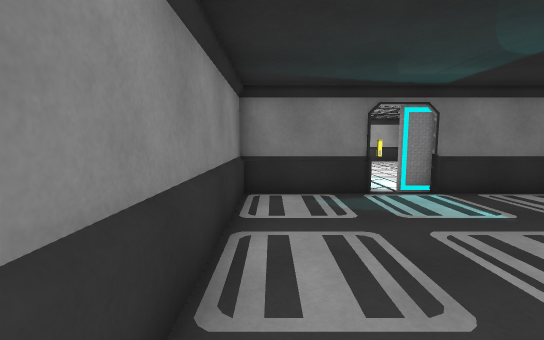
[1] (above)

12 first-person views from a walk through a 3-D level made in the Unity game engine. The camera is 1.4 m above the floor, tilts 6° down and sees 90° across. The floor is counted in squares, 1 m on a side. Each view is taken from the middle of a square. On the plan, view 1 faces up. The plan holds only what a view shows up to about 13 squares ahead; the rest is blank. The place goes on beyond the plan. The player character is not drawn.

[2]
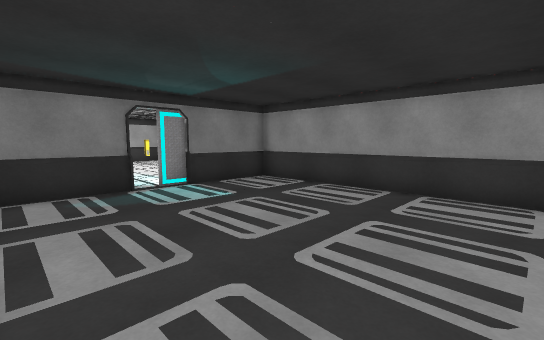

[3]
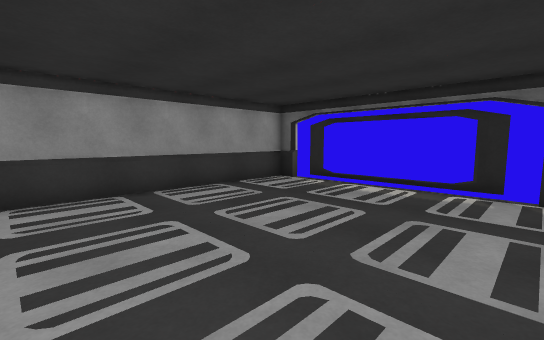

[4]
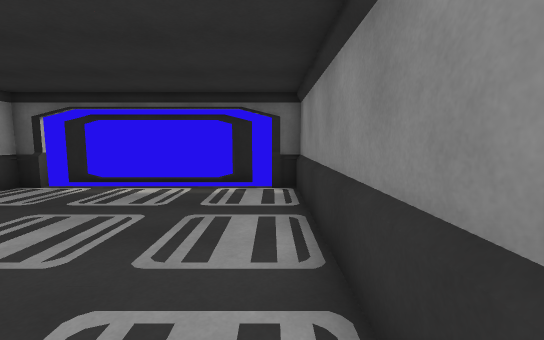

[5]
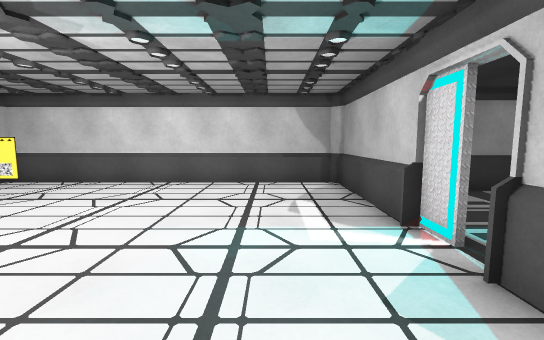

[6]
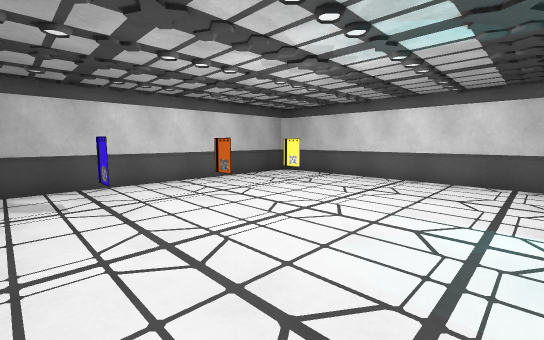

[7]
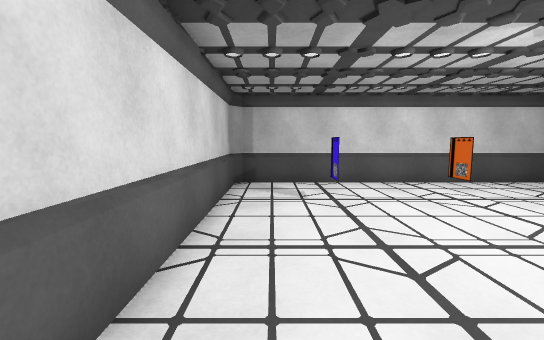

[8]
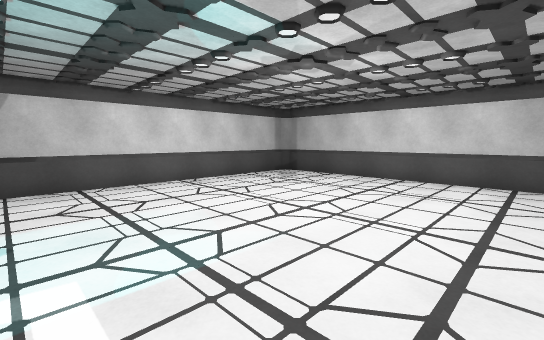

[9]
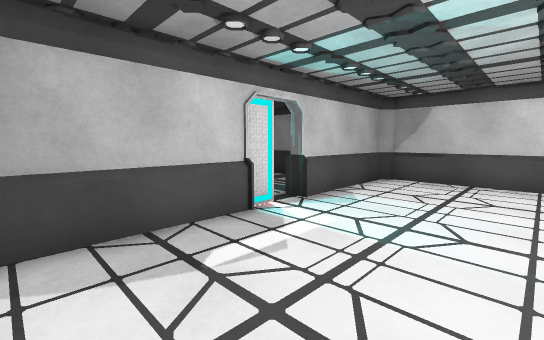

[10]
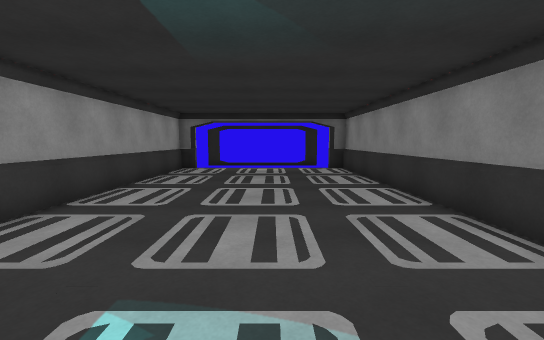

[11]
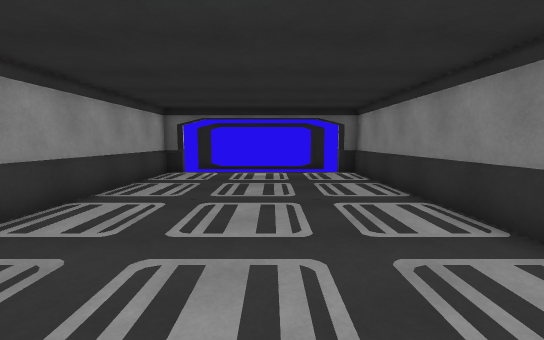

[12]
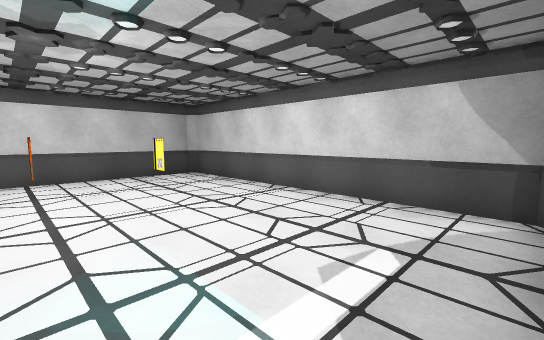

### Floor plan
Ten units are one square. View 1 is at (0, 0); x grows to the right and y downward. Boxes are objects, and circles mark ways between rooms. Rooms are numbered by the first view taken in them; rooms with no view inside come last. Other rooms are left out.
<svg viewBox="-29 -199 127 279">
<path fill="none" stroke="#000" d="M26 -71 26 -79M44 -71 44 -79M26 -76 26 -74 -9 -74 -9 73M-9 75 79 75M79 73 79 -74 35 -74M-9 73 0 73M69 73 79 73M35 -160 35 -170M5 -160 5 -170M65 -160 65 -170M34 -76 89 -76 93 -80 93 -191 90 -194 -20 -194 -24 -190 -24 -80 -20 -76 26 -76"/>
<circle cx="30" cy="-80" r="3" fill="#2a7"/>
<text x="30" y="0">1</text>
<text x="30" y="-140">2</text>
</svg>
Room 1 opens to room 2.

Where each view was taken, in squares from view 1:
view 1: 0 up, 0 right, facing up
view 2: 1 down, 0 right, facing up-right
view 3: 1 up, 0 right, facing down-right
view 4: 1 up, 0 right, facing down
view 5: 10 up, 0 right, facing right
view 6: 10 up, 1 left, facing up-right
view 7: 10 up, 1 left, facing up
view 8: 9 up, 7 right, facing up-left
view 9: 12 up, 8 right, facing down-left
view 10: 7 up, 3 right, facing down
view 11: 5 up, 3 right, facing down
view 12: 8 up, 3 right, facing up-right
